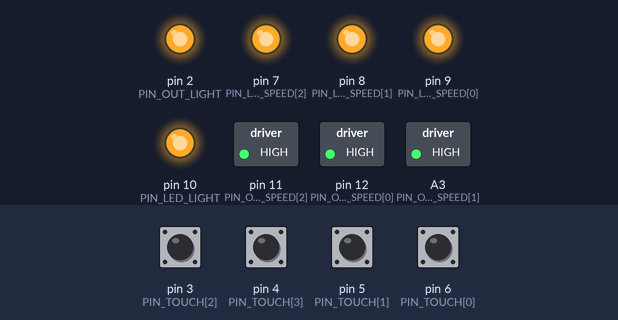
Simulated run of this sketch. Board: Arduino Pro Mini, built with avr-gcc and run on an emulated ATmega328P. Shown: switched loads named in the sketch (green lamp = pin HIGH), output pins drawn as LEDs (lit = HIGH). The inputs (shaded band) are chosen by the test bench; at power-on: pin 3 (PIN_TOUCH[2]), pin 4 (PIN_TOUCH[3]), pin 5 (PIN_TOUCH[1]), pin 6 (PIN_TOUCH[0]) LOW.

Above: at 2.2 s.
2.3 s: pin 3 (PIN_TOUCH[2]) pulled HIGH for 0.15 s
At 3.4 s:
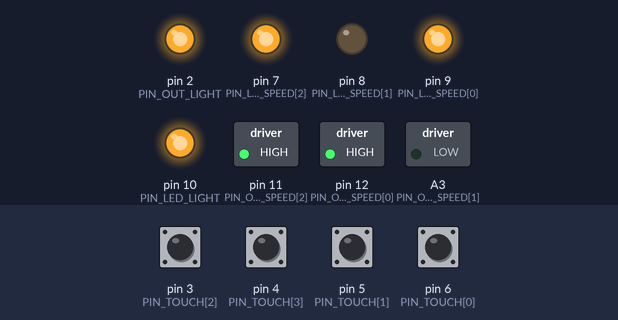
4.0 s: pin 4 (PIN_TOUCH[3]) pulled HIGH for 0.15 s
At 4.6 s:
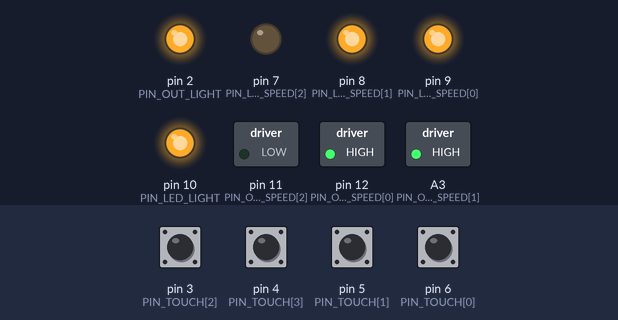
5.7 s: pin 5 (PIN_TOUCH[1]) pulled HIGH for 0.15 s
At 7.1 s:
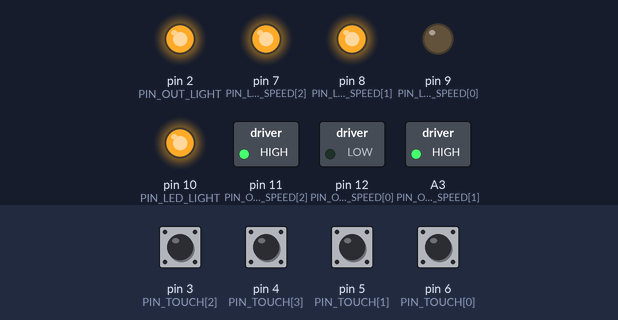
7.4 s: pin 6 (PIN_TOUCH[0]) pulled HIGH for 0.15 s
At 8.5 s:
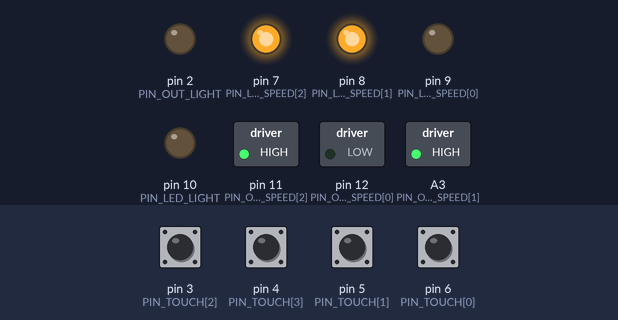
9.1 s: pin 3 (PIN_TOUCH[2]) pulled HIGH for 1 s
At 10.9 s:
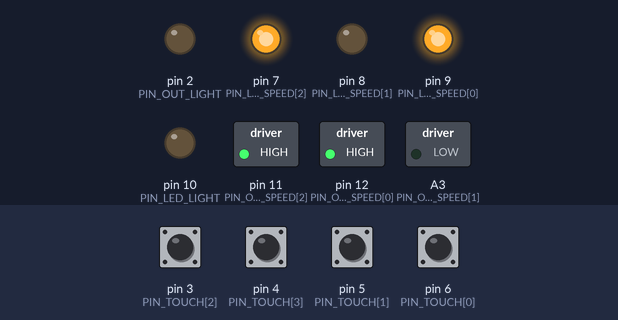
11.6 s: pin 4 (PIN_TOUCH[3]) pulled HIGH for 1 s
At 14.0 s:
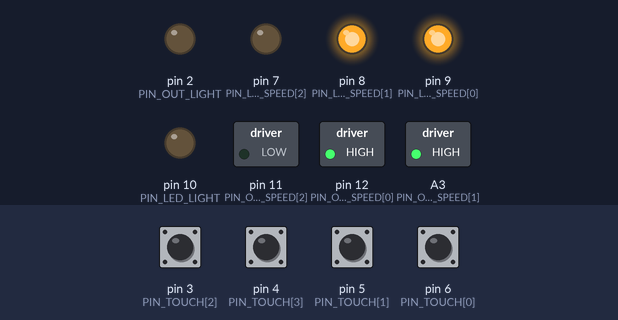
Timing chart, 0 to 15.1 s (numbered marks = the images above; inputs shaded):
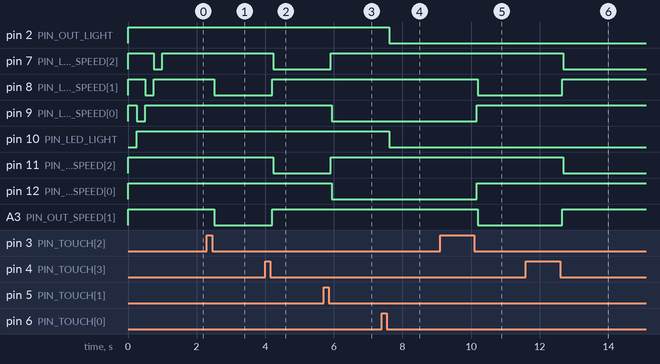

Measured:
- after the input at 2.3 s, pin 8 (PIN_LED_SPEED[1]), A3 (PIN_OUT_SPEED[1]): HIGH → LOW after 0.21 s
- after the input at 4.0 s, pin 7 (PIN_LED_SPEED[2]), pin 11 (PIN_OUT_SPEED[2]): HIGH → LOW after 0.24 s; pin 8 (PIN_LED_SPEED[1]), A3 (PIN_OUT_SPEED[1]): LOW → HIGH after 0.21 s
- after the input at 5.7 s, pin 7 (PIN_LED_SPEED[2]), pin 11 (PIN_OUT_SPEED[2]): LOW → HIGH after 0.21 s; pin 9 (PIN_LED_SPEED[0]), pin 12 (PIN_OUT_SPEED[0]): HIGH → LOW after 0.24 s
- after the input at 7.4 s, pin 2 (PIN_OUT_LIGHT), pin 10 (PIN_LED_LIGHT): HIGH → LOW after 0.21 s
- after the input at 9.1 s, pin 8 (PIN_LED_SPEED[1]), A3 (PIN_OUT_SPEED[1]): HIGH → LOW after 1.1 s; pin 9 (PIN_LED_SPEED[0]), pin 12 (PIN_OUT_SPEED[0]): LOW → HIGH after 1.1 s
- after the input at 11.6 s, pin 7 (PIN_LED_SPEED[2]), pin 11 (PIN_OUT_SPEED[2]): HIGH → LOW after 1.1 s; pin 8 (PIN_LED_SPEED[1]), A3 (PIN_OUT_SPEED[1]): LOW → HIGH after 1.1 s

The sketch:

AspiratorProMini.ino
```cpp
/*
 * Aspirator - Arduino Pro Mini - Sadece dokunmatik kontrol
 * (Wi-Fi / bulut / OTA yok: tus -> cikis)
 *
 * Tuslar (TTP224, 4 kanal, dokununca HIGH). Her islem tus BIRAKILINCA yapilir:
 *   - Isik  : lamba ac/kapat
 *   - Hiz 1 : hiz 1 (zaten 1'deyse motor kapanir)
 *   - Hiz 2 : hiz 2 (zaten 2'deyse motor kapanir)
 *   - Hiz 3 : hiz 3 (zaten 3'teyse motor kapanir)
 *   Ayni anda birden fazla tusa dokunulursa hicbir sey yapilmaz.
 *   20 sn'den uzun basili kalan (takilan) kanal birakilana kadar yok sayilir.
 *
 * Arduino IDE: Board "Arduino Pro or Pro Mini", Processor kartina gore
 *   (ATmega328P 3.3V 8MHz  ya da  ATmega328P 5V 16MHz).
 *
 * Gerilim notu: ESP32-C3 cikislari 3.3V'tu. 5V Pro Mini kullanirsan triyak surucu
 * ve LED hatlari 5V gorur; LED direnclerinin ve triyak surucusunun buna uygun
 * oldugunu kontrol et. Ayni seviyeyi korumak icin 3.3V/8MHz surum en garantisi.
 */

// ================== PINLER ==================
// D0/D1 (seri port, yukleme icin) ve D13 (karttaki LED, acilista yanip soner)
// bilerek kullanilmadi. Triyaklari D13'e baglama: acilista tetiklenir.
const uint8_t KEY_COUNT = 4;
const uint8_t PIN_TOUCH[KEY_COUNT] = {6, 5, 3, 4};   // Isik, Hiz1, Hiz2, Hiz3

const uint8_t PIN_OUT_LIGHT    = 2;                  // Triyak, Active-LOW
const uint8_t PIN_OUT_SPEED[3] = {12, A3, 11};          // Triyak, Active-LOW (Hiz1, Hiz2, Hiz3)
const uint8_t PIN_LED_LIGHT    = 10;                 // LED, Active-LOW
const uint8_t PIN_LED_SPEED[3] = {9, 8, 7};       // LED, Active-LOW (Hiz1, Hiz2, Hiz3)

#define TRIAC_ON  LOW
#define TRIAC_OFF HIGH
#define LED_ON    LOW
#define LED_OFF   HIGH

// ================== ZAMANLAMALAR ==================
const unsigned long DEBOUNCE_MS       = 60;     // dokunus bu kadar kesintisiz surmeli (parazite karsi)
const unsigned long KEY_STUCK_MS      = 20000;  // bundan uzun basili kanal "takili" sayilir
const unsigned long SPEED_DEADTIME_MS = 30;     // hiz degisiminde iki sargi ayni anda enerjilenmesin

// Seri porttan tus olaylarini yazdirmak icin 1 yap (USB-seri donusturucu ile, 9600 baud)
#define DEBUG 0

// ================== DURUM ==================
bool lightState   = false;
int  currentSpeed = 0;   // 0 = kapali, 1..3
int  appliedSpeed = 0;

// ================== TUS OKUMA ==================
bool raw[KEY_COUNT], stable[KEY_COUNT], blocked[KEY_COUNT];
unsigned long changedAt[KEY_COUNT];

enum PanelState { IDLE, HOLD, CANCELLED };
PanelState panelState = IDLE;
int activeKey = -1;
unsigned long pressStart = 0;

// Pin cikis yapilmadan ONCE HIGH yazilir -> acilista triyaklara LOW darbesi gitmez
void initOutput(uint8_t pin, uint8_t level) {
  digitalWrite(pin, level);
  pinMode(pin, OUTPUT);
  digitalWrite(pin, level);
}

void applyOutputs() {
  digitalWrite(PIN_OUT_LIGHT, lightState ? TRIAC_ON : TRIAC_OFF);
  digitalWrite(PIN_LED_LIGHT, lightState ? LED_ON : LED_OFF);

  if (currentSpeed != appliedSpeed) {
    // 1) Once tum hiz triyaklarini kapat
    for (uint8_t i = 0; i < 3; i++) {
      digitalWrite(PIN_OUT_SPEED[i], TRIAC_OFF);
      digitalWrite(PIN_LED_SPEED[i], LED_OFF);
    }
    // 2) Eski triyak sifir geciste sonsun
    if (appliedSpeed != 0 && currentSpeed != 0) delay(SPEED_DEADTIME_MS);
    // 3) Yeni hizi ac
    if (currentSpeed >= 1 && currentSpeed <= 3) {
      digitalWrite(PIN_OUT_SPEED[currentSpeed - 1], TRIAC_ON);
      digitalWrite(PIN_LED_SPEED[currentSpeed - 1], LED_ON);
    }
    appliedSpeed = currentSpeed;
  }
}

// Tus birakildiginda basilan tusun numarasini, yoksa -1 dondurur
int readPanel() {
  unsigned long now = millis();

  for (uint8_t i = 0; i < KEY_COUNT; i++) {
    bool r = digitalRead(PIN_TOUCH[i]) == HIGH;
    if (r != raw[i]) { raw[i] = r; changedAt[i] = now; }
    if (stable[i] != raw[i] && now - changedAt[i] >= DEBOUNCE_MS) {
      stable[i] = raw[i];
      if (!stable[i]) blocked[i] = false;          // takili kanal birakildi
    }
  }

  int count = 0, which = -1;
  for (uint8_t i = 0; i < KEY_COUNT; i++)
    if (stable[i] && !blocked[i]) { count++; which = i; }

  switch (panelState) {
    case IDLE:
      if (count == 1) { panelState = HOLD; activeKey = which; pressStart = now; }
      else if (count > 1) panelState = CANCELLED;
      break;

    case HOLD:
      if (count > 1 || (count == 1 && which != activeKey)) {
        panelState = CANCELLED;                     // iki tusa birden dokunuldu
      } else if (count == 0) {
        panelState = IDLE;                          // birakildi -> islem
        return activeKey;
      } else if (now - pressStart >= KEY_STUCK_MS) {
        blocked[activeKey] = true;                  // takili kanal
        panelState = CANCELLED;
#if DEBUG
        Serial.print(F("Takili kanal: ")); Serial.println(activeKey);
#endif
      }
      break;

    case CANCELLED:
      if (count == 0) panelState = IDLE;
      break;
  }
  return -1;
}

void setup() {
  // Cikislari ILK is olarak guvenli seviyeye cek
  initOutput(PIN_OUT_LIGHT, TRIAC_OFF);
  for (uint8_t i = 0; i < 3; i++) initOutput(PIN_OUT_SPEED[i], TRIAC_OFF);
  initOutput(PIN_LED_LIGHT, LED_OFF);
  for (uint8_t i = 0; i < 3; i++) initOutput(PIN_LED_SPEED[i], LED_OFF);

#if DEBUG
  Serial.begin(9600);
  Serial.println(F("Aspirator Pro Mini"));
#endif

  // Acilis LED testi (sadece LED'ler; bu sirada TTP224 de kalibrasyonunu bitirir)
  const uint8_t order[4] = {PIN_LED_LIGHT, PIN_LED_SPEED[0], PIN_LED_SPEED[1], PIN_LED_SPEED[2]};
  for (uint8_t i = 0; i < 4; i++) {
    digitalWrite(order[i], LED_ON);
    delay(250);
    digitalWrite(order[i], LED_OFF);
  }

  unsigned long now = millis();
  for (uint8_t i = 0; i < KEY_COUNT; i++) {
    pinMode(PIN_TOUCH[i], INPUT);
    raw[i] = stable[i] = digitalRead(PIN_TOUCH[i]) == HIGH;
    blocked[i] = stable[i];                         // acilista basili -> birakilana kadar yok say
    changedAt[i] = now;
  }
}

void loop() {
  int key = readPanel();
  if (key < 0) return;

#if DEBUG
  Serial.print(F("Tus: ")); Serial.println(key);
#endif

  if (key == 0) {
    lightState = !lightState;
  } else {
    currentSpeed = (currentSpeed == key) ? 0 : key;   // ayni hiza tekrar basmak motoru kapatir
  }
  applyOutputs();
}
```
